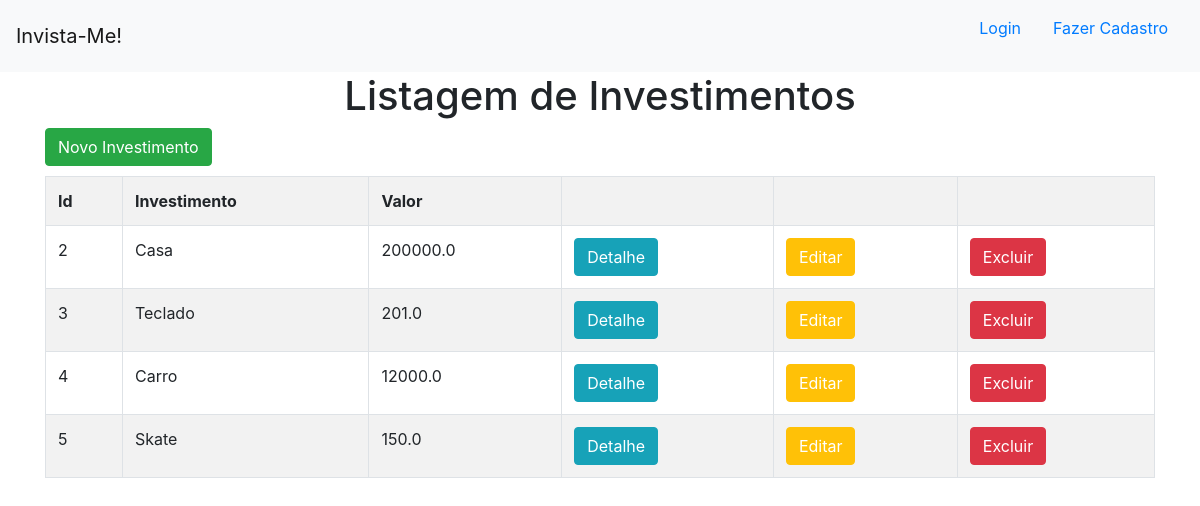
The page / on the database its author committed.
### invista_me/models.py (models this page shows)
class Investmento(models.Model):
    investimento = models.TextField(max_length=255)
    valor = models.FloatField()
    pago = models.BooleanField(default=False)
    data = models.DateField(default=datetime.now)

### invista_me/views.py (the view)
# urls.py: path('',views.investimentos, name='investimentos'),
def investimentos(request):
    dados ={
        'dados': Investmento.objects.all()
    }
    return render(request,'investimentos/investimentos.html',context=dados)

### invista_me/templates/investimentos/investimentos.html
{% extends 'investimentos/base.html' %}
{% block conteudo %}
<h1 style='text-align: center;'>Listagem de Investimentos</h1>
<div class='container'>
    <button class='btn btn-success' style='margin-bottom: 10px;'><a style='color: white;' href="{% url 'novo' %}">Novo
            Investimento</a></button>
    <table class='table table-striped table-bordered'>
        <tr>
            <th>Id</th>
            <th>Investimento</th>
            <th>Valor</th>
            <th></th>
            <th></th>
            <th></th>
        </tr>
        {% for dado in dados %}
        <tr>
            <td>{{dado.id}}</td>
            <td>{{dado.investimento}}</td>
            <td>{{dado.valor}}</td>
            <td><button class='btn btn-info'><a style='color: white;'
                        href="{% url 'detalhe' dado.id %}">Detalhe</a></button></td>
            <td><button class='btn btn-warning'><a style='color: white;'
                        href="{% url 'editar' dado.id %}">Editar</a></button></td>
            <td><button class='btn btn-danger'><a style='color: white;'
                        href="{% url 'excluir' dado.id %}">Excluir</a></button></td>
        </tr>
        {% endfor %}
    </table>
</div>
{% endblock %}

### rows shown on the page
Investmento: id "2", investimento "Casa", valor "200000.0"
Investmento: id "3", investimento "Teclado", valor "201.0"
Investmento: id "4", investimento "Carro", valor "12000.0"
Investmento: id "5", investimento "Skate", valor "150.0"
